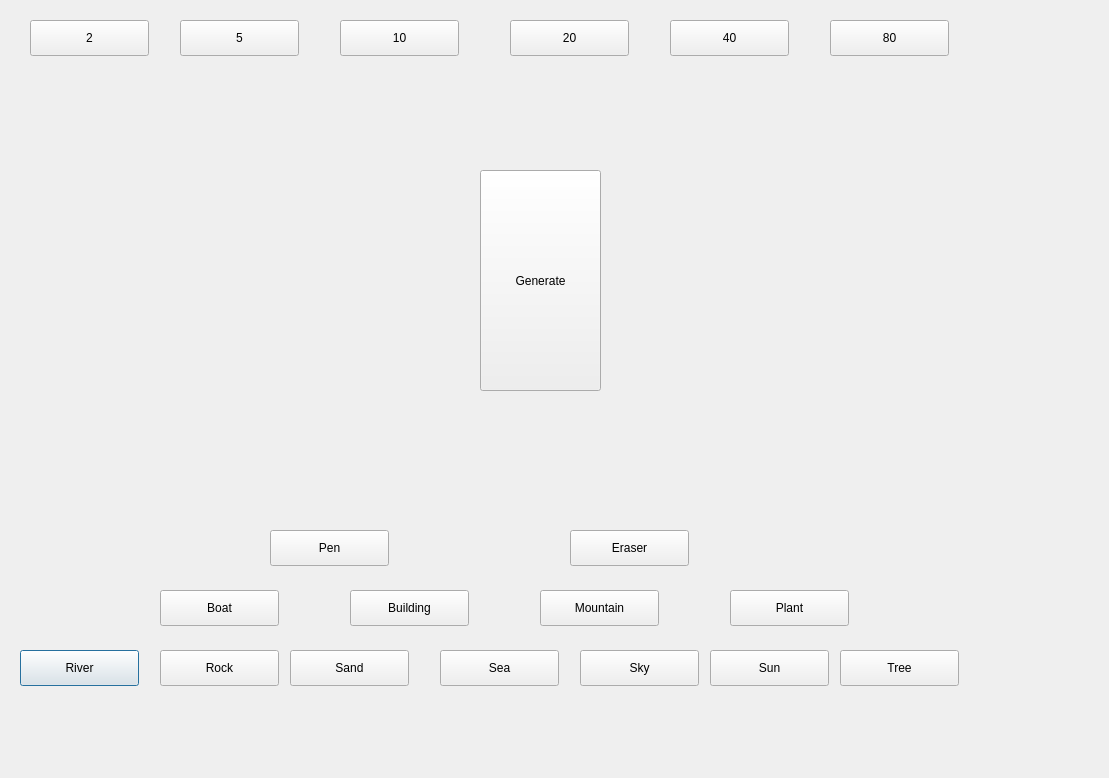
<?xml version="1.0" encoding="UTF-8"?>
<ui version="4.0">
 <class>Coast</class>
 <widget class="QDialog" name="Coast">
  <property name="geometry">
   <rect>
    <x>0</x>
    <y>0</y>
    <width>1109</width>
    <height>778</height>
   </rect>
  </property>
  <property name="windowTitle">
   <string>Dialog</string>
  </property>
  <widget class="QPushButton" name="River">
   <property name="geometry">
    <rect>
     <x>20</x>
     <y>650</y>
     <width>119</width>
     <height>36</height>
    </rect>
   </property>
   <property name="text">
    <string>River</string>
   </property>
  </widget>
  <widget class="QPushButton" name="Rock">
   <property name="geometry">
    <rect>
     <x>160</x>
     <y>650</y>
     <width>119</width>
     <height>36</height>
    </rect>
   </property>
   <property name="text">
    <string>Rock</string>
   </property>
  </widget>
  <widget class="QPushButton" name="Sand">
   <property name="geometry">
    <rect>
     <x>290</x>
     <y>650</y>
     <width>119</width>
     <height>36</height>
    </rect>
   </property>
   <property name="text">
    <string>Sand</string>
   </property>
  </widget>
  <widget class="QPushButton" name="Sea">
   <property name="geometry">
    <rect>
     <x>440</x>
     <y>650</y>
     <width>119</width>
     <height>36</height>
    </rect>
   </property>
   <property name="text">
    <string>Sea</string>
   </property>
  </widget>
  <widget class="QPushButton" name="Sky">
   <property name="geometry">
    <rect>
     <x>580</x>
     <y>650</y>
     <width>119</width>
     <height>36</height>
    </rect>
   </property>
   <property name="text">
    <string>Sky</string>
   </property>
  </widget>
  <widget class="QPushButton" name="Sun">
   <property name="geometry">
    <rect>
     <x>710</x>
     <y>650</y>
     <width>119</width>
     <height>36</height>
    </rect>
   </property>
   <property name="text">
    <string>Sun</string>
   </property>
  </widget>
  <widget class="QPushButton" name="Tree">
   <property name="geometry">
    <rect>
     <x>840</x>
     <y>650</y>
     <width>119</width>
     <height>36</height>
    </rect>
   </property>
   <property name="text">
    <string>Tree</string>
   </property>
  </widget>
  <widget class="QPushButton" name="Boat">
   <property name="geometry">
    <rect>
     <x>160</x>
     <y>590</y>
     <width>119</width>
     <height>36</height>
    </rect>
   </property>
   <property name="text">
    <string>Boat</string>
   </property>
  </widget>
  <widget class="QPushButton" name="Building">
   <property name="geometry">
    <rect>
     <x>350</x>
     <y>590</y>
     <width>119</width>
     <height>36</height>
    </rect>
   </property>
   <property name="text">
    <string>Building</string>
   </property>
  </widget>
  <widget class="QPushButton" name="Mountain">
   <property name="geometry">
    <rect>
     <x>540</x>
     <y>590</y>
     <width>119</width>
     <height>36</height>
    </rect>
   </property>
   <property name="text">
    <string>Mountain</string>
   </property>
  </widget>
  <widget class="QPushButton" name="Plant">
   <property name="geometry">
    <rect>
     <x>730</x>
     <y>590</y>
     <width>119</width>
     <height>36</height>
    </rect>
   </property>
   <property name="text">
    <string>Plant</string>
   </property>
  </widget>
  <widget class="QPushButton" name="Width5">
   <property name="geometry">
    <rect>
     <x>180</x>
     <y>20</y>
     <width>119</width>
     <height>36</height>
    </rect>
   </property>
   <property name="text">
    <string>5</string>
   </property>
  </widget>
  <widget class="QPushButton" name="Width2">
   <property name="geometry">
    <rect>
     <x>30</x>
     <y>20</y>
     <width>119</width>
     <height>36</height>
    </rect>
   </property>
   <property name="text">
    <string>2</string>
   </property>
  </widget>
  <widget class="QPushButton" name="Width10">
   <property name="geometry">
    <rect>
     <x>340</x>
     <y>20</y>
     <width>119</width>
     <height>36</height>
    </rect>
   </property>
   <property name="text">
    <string>10</string>
   </property>
  </widget>
  <widget class="QPushButton" name="Width20">
   <property name="geometry">
    <rect>
     <x>510</x>
     <y>20</y>
     <width>119</width>
     <height>36</height>
    </rect>
   </property>
   <property name="text">
    <string>20</string>
   </property>
  </widget>
  <widget class="QPushButton" name="Width40">
   <property name="geometry">
    <rect>
     <x>670</x>
     <y>20</y>
     <width>119</width>
     <height>36</height>
    </rect>
   </property>
   <property name="text">
    <string>40</string>
   </property>
  </widget>
  <widget class="QPushButton" name="Width80">
   <property name="geometry">
    <rect>
     <x>830</x>
     <y>20</y>
     <width>119</width>
     <height>36</height>
    </rect>
   </property>
   <property name="text">
    <string>80</string>
   </property>
  </widget>
  <widget class="QPushButton" name="Pen">
   <property name="geometry">
    <rect>
     <x>270</x>
     <y>530</y>
     <width>119</width>
     <height>36</height>
    </rect>
   </property>
   <property name="text">
    <string>Pen</string>
   </property>
  </widget>
  <widget class="QPushButton" name="Eraser">
   <property name="geometry">
    <rect>
     <x>570</x>
     <y>530</y>
     <width>119</width>
     <height>36</height>
    </rect>
   </property>
   <property name="text">
    <string>Eraser</string>
   </property>
  </widget>
  <widget class="QPushButton" name="Generate">
   <property name="geometry">
    <rect>
     <x>480</x>
     <y>170</y>
     <width>121</width>
     <height>221</height>
    </rect>
   </property>
   <property name="text">
    <string>Generate</string>
   </property>
  </widget>
 </widget>
 <resources/>
 <connections/>
</ui>
